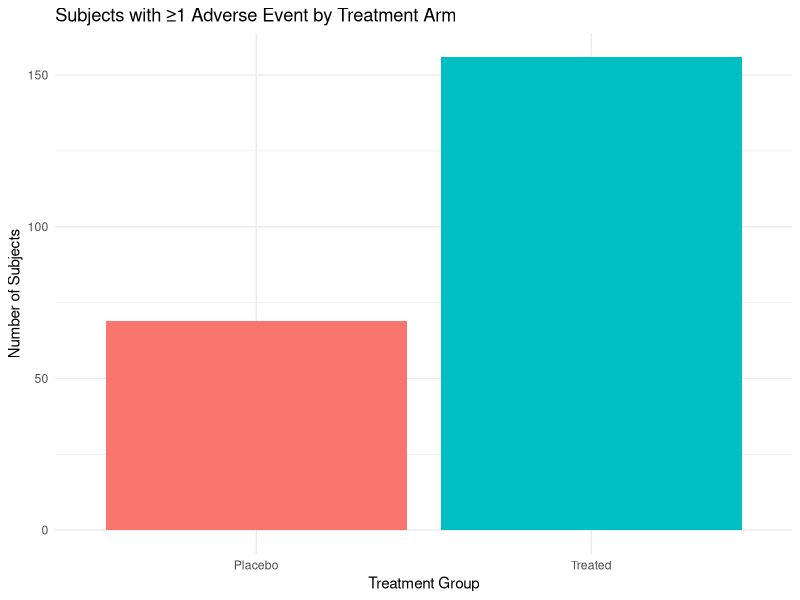

Recreate this plot in R.
# 03_summary_adae.R
# Step 4: Summarize ADAE (Adverse Events)

library(readr)
library(dplyr)
library(ggplot2)

# Load ADAE
adae <- read_csv("adam/adae.csv", show_col_types = FALSE)

# Create summary: subjects with ≥1 AE by treatment arm
summary_ae <- adae %>%
  group_by(TRT_FLAG) %>%
  summarise(N_Subjects = n_distinct(USUBJID), .groups = "drop")

# Save summary table
if (!dir.exists("tlf")) dir.create("tlf")
write_csv(summary_ae, "tlf/ae_summary_by_treatment.csv")

cat("AE summary table saved to tlf/ae_summary_by_treatment.csv\n")

# Create bar chart
plot <- ggplot(summary_ae, aes(x = TRT_FLAG, y = N_Subjects, fill = TRT_FLAG)) +
  geom_bar(stat = "identity") +
  labs(title = "Subjects with ≥1 Adverse Event by Treatment Arm",
       x = "Treatment Group", y = "Number of Subjects") +
  theme_minimal() +
  theme(legend.position = "none")

ggsave("tlf/ae_summary_plot.png", plot, width = 6, height = 4)

cat("AE summary plot saved to tlf/ae_summary_plot.png\n")
